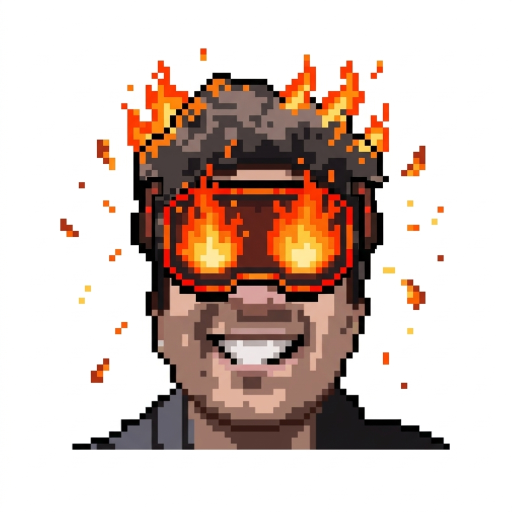
#> input picture Resources/Art/face-crazed-nanobanana-raw.png, 1024 x 1024 px (shown at 1/2 size)
$ python MakeCrazed.py Art/face-crazed-nanobanana-raw.png Faces/face-idle.png Faces/face-crazed.png
#> lines starting #> are read from the running program, lines starting #| are printed output that depends on the picture; pictures that were not available may be replaced by others from this repository, and a replacement may not be noted
"""Turns the Nano Banana Pro 'crazed' render into face-crazed.png, matched to the other states.

    python3 MakeCrazed.py Art/face-crazed-nanobanana-raw.png Faces/face-idle.png Faces/face-crazed.png
"""
import sys
from collections import deque
from PIL import Image

raw, idle_path, out = sys.argv[1], sys.argv[2], sys.argv[3]
im = Image.open(raw).convert("RGBA")
W, H = im.size
#> W = 1024; H = 1024
px = im.load()

# 1. white background → transparent (flood from the four corners so the teeth stay white)
def whiteish(p): return p[0] > 228 and p[1] > 228 and p[2] > 228
seen = set(); q = deque([(0, 0), (W - 1, 0), (0, H - 1), (W - 1, H - 1)])
while q:
    x, y = q.popleft()
    if (x, y) in seen or not (0 <= x < W and 0 <= y < H): continue
    seen.add((x, y))
    if not whiteish(px[x, y]): continue
    px[x, y] = (0, 0, 0, 0)
    q.extend(((x + 1, y), (x - 1, y), (x, y + 1), (x, y - 1)))
#> after the loop, seen = 694736 items
print("bg removed:", len(seen), "px")
#| bg removed: 694736 px

# 2. find the head: widest opaque span (the jacket/shoulders), and its horizontal centre
rows = []
for y in range(H):
    xs = [x for x in range(0, W, 2) if px[x, y][3] > 0]
    if xs: rows.append((y, xs[0], xs[-1]))
#> after the loop, rows = 804 items, first 6: (96, 400, 412), (97, 400, 412), (98, 400, 412), (99, 400, 412), (100, 400, 412), (101, 400, 412)
bottom = max(r[0] for r in rows)
#> bottom = 899
widest = max(rows, key=lambda r: r[2] - r[1])
#> widest = (437, 120, 874)
head_w = widest[2] - widest[1]
#> head_w = 754
cx = (widest[1] + widest[2]) // 2
#> cx = 497
print("head width", head_w, "centre x", cx, "bottom y", bottom)
#| head width 754 centre x 497 bottom y 899

# 3. match the idle face: its head width / centre / bottom in the 640 canvas
idle = Image.open(idle_path).convert("RGBA"); ip = idle.load(); IW, IH = idle.size
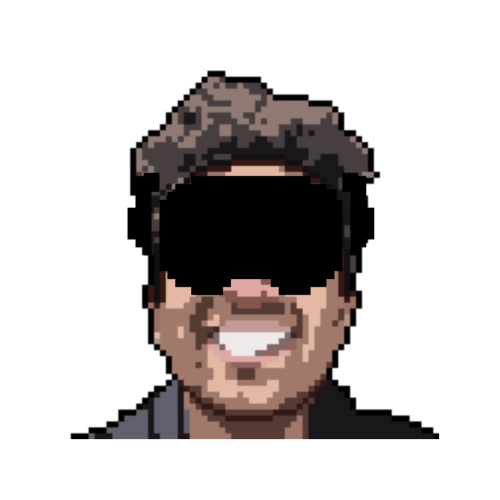
#> input picture Resources/Art/face-src.png, 1000 x 1000 px, given in place of face-idle.png, which was not available (shown at 1/2 size)
#> further down, idle is the input picture: PIL image 1000x1000 RGBA; mean R, G, B, A 22.8, 18.2, 17.2, 78.7
#> after `IW, IH = idle.size`: IW = 1000; IH = 1000
irows = []
for y in range(IH):
    xs = [x for x in range(IW) if ip[x, y][3] > 0]
    if xs: irows.append((y, xs[0], xs[-1]))
#> after the loop, irows = 740 items, first 6: (139, 414, 450), (140, 413, 452), (141, 413, 452), (142, 413, 452), (143, 413, 452), (144, 413, 452)
ibottom = max(r[0] for r in irows)
#> ibottom = 878
iwidest = max(irows, key=lambda r: r[2] - r[1])
#> iwidest = (866, 139, 878)
target_w = iwidest[2] - iwidest[1]; target_cx = (iwidest[1] + iwidest[2]) // 2
#> after `target_w = iwidest[2] - iwidest[1]`: target_w = 739
#> after `target_cx = (iwidest[1] + iwidest[2]) // 2`: target_cx = 508
scale = target_w / head_w
#> scale = 0.98
print("idle head width", target_w, "scale", round(scale, 3))
#| idle head width 739 scale 0.98
new = im.resize((int(W * scale), int(H * scale)), Image.LANCZOS)
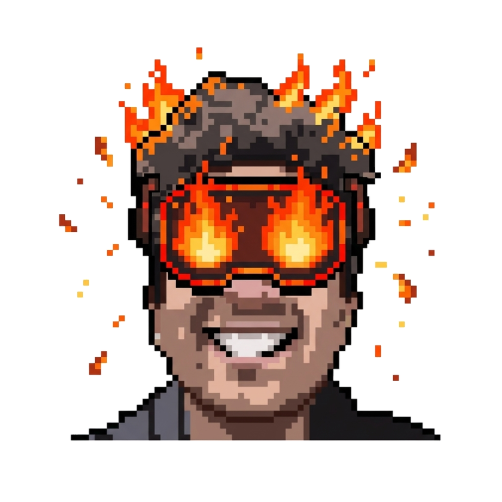
#> new: PIL image 1003x1003 RGBA (shown at 1/2 size); mean R, G, B, A 47, 29.8, 22, 87.6; transparent parts drawn white
canvas = Image.new("RGBA", (IW, IH), (0, 0, 0, 0))
#> canvas: PIL image 1000x1000 RGBA; every value is 0
ox = int(target_cx - cx * scale)
#> ox = 20
oy = int(ibottom - bottom * scale)
#> oy = -3
canvas.alpha_composite(new, (ox, oy)) if ox >= 0 and oy >= 0 else canvas.paste(new, (ox, oy), new)
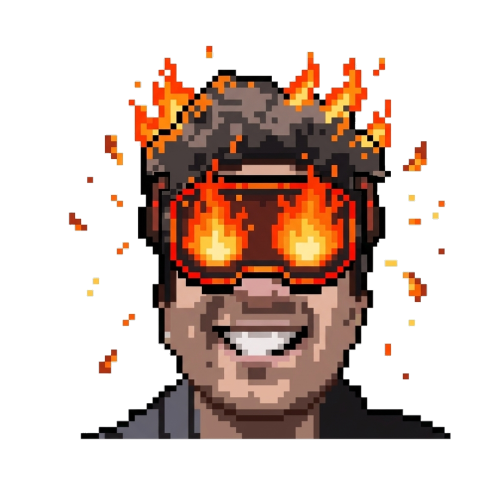
#> canvas: PIL image 1000x1000 RGBA (shown at 1/2 size); mean R, G, B, A 45.2, 28, 20.3, 87.8; transparent parts drawn white
canvas.save(out, optimize=True)
print("wrote", out, canvas.size)
#| wrote Faces/face-crazed.png (1000, 1000)
